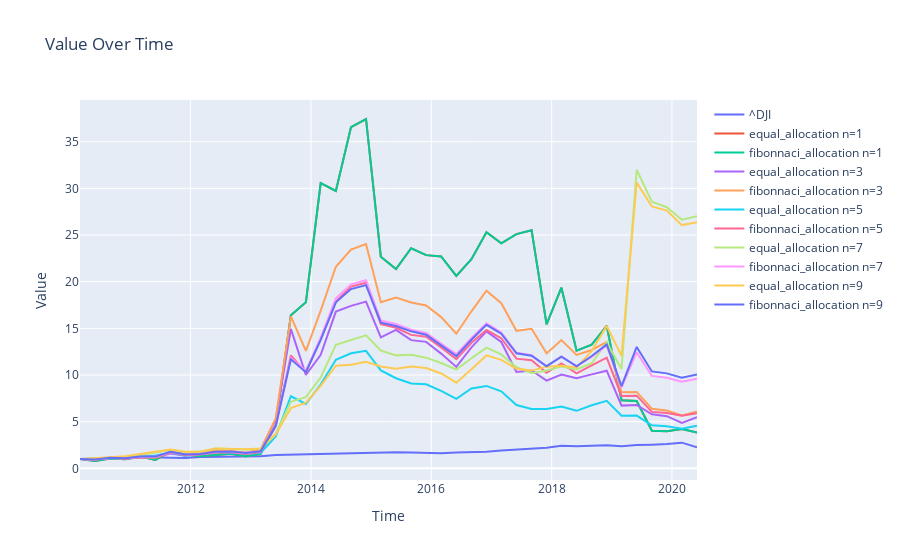

Notebook code for this chart:
### Code cell
start_date = datetime(2010,1,1)

idx_performance = market_index_df.loc(axis=0)['^DJI',:, :]
idx_performance = idx_performance[pd.to_datetime(idx_performance[QuarterlyColumns.DATE]) >= start_date][QuarterlyColumns.PRICE_AVG]
values_dates = [(value, QuarterlyIndex(*q_index).to_date()) for value, q_index in zip(
    idx_performance, idx_performance.index)]
values_dates = sorted(values_dates, key=lambda x: x[1])
# divide by initial value so that it starts at 1.0
idx_performance = [values_dates[i][0]/values_dates[0][0] for i in range(len(values_dates))]
dates = [values_dates[i][1] for i in range(len(values_dates))]

fig = go.Figure()
fig.add_trace(go.Scatter(x=dates, y=idx_performance, mode='lines', name='^DJI'))
fig.update_layout(title='Value Over Time',
                   xaxis_title='Time',
                   yaxis_title='Value')

for n in range(1,11,2):
    for allocation_fn in [equal_allocation, fibonnaci_allocation]:
        final_value, history = compute_performance(
            quarterly_df, reg_model, data_pipeline, start_date, n_stocks=n, allocation_fn=allocation_fn)

        algorithm_performance = [sum(hist_dict.values()) for hist_dict in history]
        fig.add_trace(go.Scatter(x=dates, y=algorithm_performance, mode='lines', name=f'{allocation_fn.__name__} n={n}'))


fig.show()
